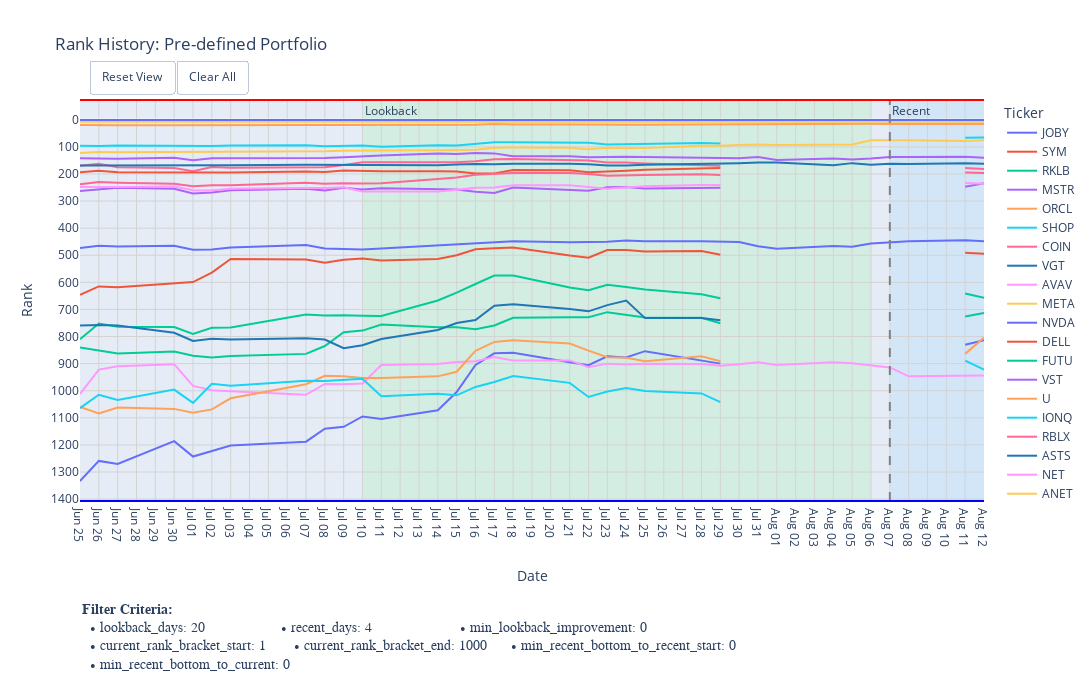

Notebook code cell kept with this figure:
### Markdown cell above
### Step 8: Visualize Portfolio

Plot the rank history for the tickers in the pre-defined portfolio to compare their recent performance.

### Code cell
print("--- Step 8: Plotting rank history for the portfolio ---")

if PORTFOLIO_TICKERS:
    plot_days = PERIOD_PARAMS['lookback_days'] + PERIOD_PARAMS['recent_days'] + 10
    # Combine both dictionaries for complete context in the plot's annotation
    full_criteria_for_plot = {**PERIOD_PARAMS, **METRIC_FILTERS}
    
    plotting_utils.plot_rank_with_criteria(
        df_rank_history=df_rank_history.iloc[:, -plot_days:],
        ticker_list=PORTFOLIO_TICKERS,
        title_suffix="Pre-defined Portfolio",
        filter_criteria=full_criteria_for_plot, # Pass the combined dict
        width=1150,
        height=700,
    )
else:
    print("Portfolio ticker list is empty. Nothing to plot.")

### Figure 1 — Plotly figure (JSON) as saved in the notebook; plotly's stock layout.template omitted (floating-point values rounded to 4 significant figures)
{"data": [{"hovertemplate": "Ticker=JOBY<br>index=%{x}<br>Rank=%{y}<extra></extra>", "legendgroup": "JOBY", "line": {"color": "#636EFA", "dash": "solid"}, "marker": {"symbol": "circle"}, "mode": "lines", "name": "JOBY", "orientation": "v", "showlegend": true, "type": "scatter", "x": ["2025-06-25T00:00:00", "2025-06-26T00:00:00", "2025-06-27T00:00:00", "2025-06-30T00:00:00", "2025-07-01T00:00:00", "2025-07-02T00:00:00", "2025-07-03T00:00:00", "2025-07-07T00:00:00", "2025-07-08T00:00:00", "2025-07-09T00:00:00", "2025-07-10T00:00:00", "2025-07-11T00:00:00", "2025-07-14T00:00:00", "2025-07-15T00:00:00", "2025-07-16T00:00:00", "2025-07-17T00:00:00", "2025-07-18T00:00:00", "2025-07-21T00:00:00", "2025-07-22T00:00:00", "2025-07-23T00:00:00", "2025-07-24T00:00:00", "2025-07-25T00:00:00", "2025-07-28T00:00:00", "2025-07-29T00:00:00", "2025-07-30T00:00:00", "2025-07-31T00:00:00", "2025-08-01T00:00:00", "2025-08-04T00:00:00", "2025-08-05T00:00:00", "2025-08-06T00:00:00", "2025-08-07T00:00:00", "2025-08-08T00:00:00", "2025-08-11T00:00:00", "2025-08-12T00:00:00"], "xaxis": "x", "y": [1333, 1259, 1270, 1186, 1243, 1223, 1202, 1188, 1140, 1133, 1095, 1104, 1072, 1005, 905, 862, 860, 895, 906, 873, 877, 854, 889, 900, null, null, null, null, null, null, null, null, 830, 814], "yaxis": "y"}, {"hovertemplate": "Ticker=SYM<br>index=%{x}<br>Rank=%{y}<extra></extra>", "legendgroup": "SYM", "line": {"color": "#EF553B", "dash": "solid"}, "marker": {"symbol": "circle"}, "mode": "lines", "name": "SYM", "orientation": "v", "showlegend": true, "type": "scatter", "x": ["2025-06-25T00:00:00", "2025-06-26T00:00:00", "2025-06-27T00:00:00", "2025-06-30T00:00:00", "2025-07-01T00:00:00", "2025-07-02T00:00:00", "2025-07-03T00:00:00", "2025-07-07T00:00:00", "2025-07-08T00:00:00", "2025-07-09T00:00:00", "2025-07-10T00:00:00", "2025-07-11T00:00:00", "2025-07-14T00:00:00", "2025-07-15T00:00:00", "2025-07-16T00:00:00", "2025-07-17T00:00:00", "2025-07-18T00:00:00", "2025-07-21T00:00:00", "2025-07-22T00:00:00", "2025-07-23T00:00:00", "2025-07-24T00:00:00", "2025-07-25T00:00:00", "2025-07-28T00:00:00", "2025-07-29T00:00:00", "2025-07-30T00:00:00", "2025-07-31T00:00:00", "2025-08-01T00:00:00", "2025-08-04T00:00:00", "2025-08-05T00:00:00", "2025-08-06T00:00:00", "2025-08-07T00:00:00", "2025-08-08T00:00:00", "2025-08-11T00:00:00", "2025-08-12T00:00:00"], "xaxis": "x", "y": [646, 615, 618, 604, 599, 564, 514, 516, 528, 517, 512, 519, 514, 500, 478, 474, 471, 501, 509, 481, 481, 486, 484, 498, null, null, null, null, null, null, null, null, 491, 494], "yaxis": "y"}, {"hovertemplate": "Ticker=RKLB<br>index=%{x}<br>Rank=%{y}<extra></extra>", "legendgroup": "RKLB", "line": {"color": "#00CC96", "dash": "solid"}, "marker": {"symbol": "circle"}, "mode": "lines", "name": "RKLB", "orientation": "v", "showlegend": true, "type": "scatter", "x": ["2025-06-25T00:00:00", "2025-06-26T00:00:00", "2025-06-27T00:00:00", "2025-06-30T00:00:00", "2025-07-01T00:00:00", "2025-07-02T00:00:00", "2025-07-03T00:00:00", "2025-07-07T00:00:00", "2025-07-08T00:00:00", "2025-07-09T00:00:00", "2025-07-10T00:00:00", "2025-07-11T00:00:00", "2025-07-14T00:00:00", "2025-07-15T00:00:00", "2025-07-16T00:00:00", "2025-07-17T00:00:00", "2025-07-18T00:00:00", "2025-07-21T00:00:00", "2025-07-22T00:00:00", "2025-07-23T00:00:00", "2025-07-24T00:00:00", "2025-07-25T00:00:00", "2025-07-28T00:00:00", "2025-07-29T00:00:00", "2025-07-30T00:00:00", "2025-07-31T00:00:00", "2025-08-01T00:00:00", "2025-08-04T00:00:00", "2025-08-05T00:00:00", "2025-08-06T00:00:00", "2025-08-07T00:00:00", "2025-08-08T00:00:00", "2025-08-11T00:00:00", "2025-08-12T00:00:00"], "xaxis": "x", "y": [810, 752, 764, 765, 790, 768, 767, 719, 722, 721, 723, 724, 667, 638, 606, 575, 575, 619, 629, 609, 617, 626, 644, 659, null, null, null, null, null, null, null, null, 641, 657], "yaxis": "y"}, {"hovertemplate": "Ticker=MSTR<br>index=%{x}<br>Rank=%{y}<extra></extra>", "legendgroup": "MSTR", "line": {"color": "#AB63FA", "dash": "solid"}, "marker": {"symbol": "circle"}, "mode": "lines", "name": "MSTR", "orientation": "v", "showlegend": true, "type": "scatter", "x": ["2025-06-25T00:00:00", "2025-06-26T00:00:00", "2025-06-27T00:00:00", "2025-06-30T00:00:00", "2025-07-01T00:00:00", "2025-07-02T00:00:00", "2025-07-03T00:00:00", "2025-07-07T00:00:00", "2025-07-08T00:00:00", "2025-07-09T00:00:00", "2025-07-10T00:00:00", "2025-07-11T00:00:00", "2025-07-14T00:00:00", "2025-07-15T00:00:00", "2025-07-16T00:00:00", "2025-07-17T00:00:00", "2025-07-18T00:00:00", "2025-07-21T00:00:00", "2025-07-22T00:00:00", "2025-07-23T00:00:00", "2025-07-24T00:00:00", "2025-07-25T00:00:00", "2025-07-28T00:00:00", "2025-07-29T00:00:00", "2025-07-30T00:00:00", "2025-07-31T00:00:00", "2025-08-01T00:00:00", "2025-08-04T00:00:00", "2025-08-05T00:00:00", "2025-08-06T00:00:00", "2025-08-07T00:00:00", "2025-08-08T00:00:00", "2025-08-11T00:00:00", "2025-08-12T00:00:00"], "xaxis": "x", "y": [142, 142, 144, 140, 149, 142, 142, 142, 141, 138, 136, 132, 124, 126, 123, 124, 135, 135, 138, 136, 136, 137, 140, 142, 142, 137, 148, 143, 147, 143, 137, 137, 136, 140], "yaxis": "y"}, {"hovertemplate": "Ticker=ORCL<br>index=%{x}<br>Rank=%{y}<extra></extra>", "legendgroup": "ORCL", "line": {"color": "#FFA15A", "dash": "solid"}, "marker": {"symbol": "circle"}, "mode": "lines", "name": "ORCL", "orientation": "v", "showlegend": true, "type": "scatter", "x": ["2025-06-25T00:00:00", "2025-06-26T00:00:00", "2025-06-27T00:00:00", "2025-06-30T00:00:00", "2025-07-01T00:00:00", "2025-07-02T00:00:00", "2025-07-03T00:00:00", "2025-07-07T00:00:00", "2025-07-08T00:00:00", "2025-07-09T00:00:00", "2025-07-10T00:00:00", "2025-07-11T00:00:00", "2025-07-14T00:00:00", "2025-07-15T00:00:00", "2025-07-16T00:00:00", "2025-07-17T00:00:00", "2025-07-18T00:00:00", "2025-07-21T00:00:00", "2025-07-22T00:00:00", "2025-07-23T00:00:00", "2025-07-24T00:00:00", "2025-07-25T00:00:00", "2025-07-28T00:00:00", "2025-07-29T00:00:00", "2025-07-30T00:00:00", "2025-07-31T00:00:00", "2025-08-01T00:00:00", "2025-08-04T00:00:00", "2025-08-05T00:00:00", "2025-08-06T00:00:00", "2025-08-07T00:00:00", "2025-08-08T00:00:00", "2025-08-11T00:00:00", "2025-08-12T00:00:00"], "xaxis": "x", "y": [19, 20, 20, 20, 20, 18, 18, 18, 18, 18, 18, 18, 18, 18, 18, 16, 17, 17, 18, 18, 18, 18, 17, 17, 17, 15, 17, 16, 16, 15, 16, 16, 16, 16], "yaxis": "y"}, {"hovertemplate": "Ticker=SHOP<br>index=%{x}<br>Rank=%{y}<extra></extra>", "legendgroup": "SHOP", "line": {"color": "#19D3F3", "dash": "solid"}, "marker": {"symbol": "circle"}, "mode": "lines", "name": "SHOP", "orientation": "v", "showlegend": true, "type": "scatter", "x": ["2025-06-25T00:00:00", "2025-06-26T00:00:00", "2025-06-27T00:00:00", "2025-06-30T00:00:00", "2025-07-01T00:00:00", "2025-07-02T00:00:00", "2025-07-03T00:00:00", "2025-07-07T00:00:00", "2025-07-08T00:00:00", "2025-07-09T00:00:00", "2025-07-10T00:00:00", "2025-07-11T00:00:00", "2025-07-14T00:00:00", "2025-07-15T00:00:00", "2025-07-16T00:00:00", "2025-07-17T00:00:00", "2025-07-18T00:00:00", "2025-07-21T00:00:00", "2025-07-22T00:00:00", "2025-07-23T00:00:00", "2025-07-24T00:00:00", "2025-07-25T00:00:00", "2025-07-28T00:00:00", "2025-07-29T00:00:00", "2025-07-30T00:00:00", "2025-07-31T00:00:00", "2025-08-01T00:00:00", "2025-08-04T00:00:00", "2025-08-05T00:00:00", "2025-08-06T00:00:00", "2025-08-07T00:00:00", "2025-08-08T00:00:00", "2025-08-11T00:00:00", "2025-08-12T00:00:00"], "xaxis": "x", "y": [96, 97, 95, 96, 98, 97, 95, 94, 98, 96, 95, 100, 94, 95, 88, 83, 83, 83, 85, 91, 90, 90, 86, 88, null, null, null, null, null, null, null, null, 66, 65], "yaxis": "y"}, {"hovertemplate": "Ticker=COIN<br>index=%{x}<br>Rank=%{y}<extra></extra>", "legendgroup": "COIN", "line": {"color": "#FF6692", "dash": "solid"}, "marker": {"symbol": "circle"}, "mode": "lines", "name": "COIN", "orientation": "v", "showlegend": true, "type": "scatter", "x": ["2025-06-25T00:00:00", "2025-06-26T00:00:00", "2025-06-27T00:00:00", "2025-06-30T00:00:00", "2025-07-01T00:00:00", "2025-07-02T00:00:00", "2025-07-03T00:00:00", "2025-07-07T00:00:00", "2025-07-08T00:00:00", "2025-07-09T00:00:00", "2025-07-10T00:00:00", "2025-07-11T00:00:00", "2025-07-14T00:00:00", "2025-07-15T00:00:00", "2025-07-16T00:00:00", "2025-07-17T00:00:00", "2025-07-18T00:00:00", "2025-07-21T00:00:00", "2025-07-22T00:00:00", "2025-07-23T00:00:00", "2025-07-24T00:00:00", "2025-07-25T00:00:00", "2025-07-28T00:00:00", "2025-07-29T00:00:00", "2025-07-30T00:00:00", "2025-07-31T00:00:00", "2025-08-01T00:00:00", "2025-08-04T00:00:00", "2025-08-05T00:00:00", "2025-08-06T00:00:00", "2025-08-07T00:00:00", "2025-08-08T00:00:00", "2025-08-11T00:00:00", "2025-08-12T00:00:00"], "xaxis": "x", "y": [170, 162, 175, 178, 190, 174, 177, 174, 175, 167, 157, 157, 156, 157, 153, 146, 145, 147, 150, 158, 158, 161, 167, 170, null, null, null, null, null, null, null, null, 195, 196], "yaxis": "y"}, {"hovertemplate": "Ticker=VGT<br>index=%{x}<br>Rank=%{y}<extra></extra>", "legendgroup": "VGT", "line": {"color": "#1F77B4", "dash": "solid"}, "marker": {"symbol": "circle"}, "mode": "lines", "name": "VGT", "orientation": "v", "showlegend": true, "type": "scatter", "x": ["2025-06-25T00:00:00", "2025-06-26T00:00:00", "2025-06-27T00:00:00", "2025-06-30T00:00:00", "2025-07-01T00:00:00", "2025-07-02T00:00:00", "2025-07-03T00:00:00", "2025-07-07T00:00:00", "2025-07-08T00:00:00", "2025-07-09T00:00:00", "2025-07-10T00:00:00", "2025-07-11T00:00:00", "2025-07-14T00:00:00", "2025-07-15T00:00:00", "2025-07-16T00:00:00", "2025-07-17T00:00:00", "2025-07-18T00:00:00", "2025-07-21T00:00:00", "2025-07-22T00:00:00", "2025-07-23T00:00:00", "2025-07-24T00:00:00", "2025-07-25T00:00:00", "2025-07-28T00:00:00", "2025-07-29T00:00:00", "2025-07-30T00:00:00", "2025-07-31T00:00:00", "2025-08-01T00:00:00", "2025-08-04T00:00:00", "2025-08-05T00:00:00", "2025-08-06T00:00:00", "2025-08-07T00:00:00", "2025-08-08T00:00:00", "2025-08-11T00:00:00", "2025-08-12T00:00:00"], "xaxis": "x", "y": [169, 169, 168, 168, 168, 168, 168, 166, 166, 166, 166, 166, 168, 165, 163, 164, 162, 162, 164, 169, 169, 166, 164, 161, 160, 158, 158, 168, 160, 166, 162, 163, 160, 162], "yaxis": "y"}, {"hovertemplate": "Ticker=AVAV<br>index=%{x}<br>Rank=%{y}<extra></extra>", "legendgroup": "AVAV", "line": {"color": "#FF97FF", "dash": "solid"}, "marker": {"symbol": "circle"}, "mode": "lines", "name": "AVAV", "orientation": "v", "showlegend": true, "type": "scatter", "x": ["2025-06-25T00:00:00", "2025-06-26T00:00:00", "2025-06-27T00:00:00", "2025-06-30T00:00:00", "2025-07-01T00:00:00", "2025-07-02T00:00:00", "2025-07-03T00:00:00", "2025-07-07T00:00:00", "2025-07-08T00:00:00", "2025-07-09T00:00:00", "2025-07-10T00:00:00", "2025-07-11T00:00:00", "2025-07-14T00:00:00", "2025-07-15T00:00:00", "2025-07-16T00:00:00", "2025-07-17T00:00:00", "2025-07-18T00:00:00", "2025-07-21T00:00:00", "2025-07-22T00:00:00", "2025-07-23T00:00:00", "2025-07-24T00:00:00", "2025-07-25T00:00:00", "2025-07-28T00:00:00", "2025-07-29T00:00:00", "2025-07-30T00:00:00", "2025-07-31T00:00:00", "2025-08-01T00:00:00", "2025-08-04T00:00:00", "2025-08-05T00:00:00", "2025-08-06T00:00:00", "2025-08-07T00:00:00", "2025-08-08T00:00:00", "2025-08-11T00:00:00", "2025-08-12T00:00:00"], "xaxis": "x", "y": [1013, 922, 910, 902, 982, 998, 1002, 1015, 975, 976, 973, 905, 901, 894, 891, 876, 888, 888, 913, 900, 903, 900, 901, 908, 902, 895, 905, 895, 899, 907, 914, 947, 946, 944], "yaxis": "y"}, {"hovertemplate": "Ticker=META<br>index=%{x}<br>Rank=%{y}<extra></extra>", "legendgroup": "META", "line": {"color": "#FECB52", "dash": "solid"}, "marker": {"symbol": "circle"}, "mode": "lines", "name": "META", "orientation": "v", "showlegend": true, "type": "scatter", "x": ["2025-06-25T00:00:00", "2025-06-26T00:00:00", "2025-06-27T00:00:00", "2025-06-30T00:00:00", "2025-07-01T00:00:00", "2025-07-02T00:00:00", "2025-07-03T00:00:00", "2025-07-07T00:00:00", "2025-07-08T00:00:00", "2025-07-09T00:00:00", "2025-07-10T00:00:00", "2025-07-11T00:00:00", "2025-07-14T00:00:00", "2025-07-15T00:00:00", "2025-07-16T00:00:00", "2025-07-17T00:00:00", "2025-07-18T00:00:00", "2025-07-21T00:00:00", "2025-07-22T00:00:00", "2025-07-23T00:00:00", "2025-07-24T00:00:00", "2025-07-25T00:00:00", "2025-07-28T00:00:00", "2025-07-29T00:00:00", "2025-07-30T00:00:00", "2025-07-31T00:00:00", "2025-08-01T00:00:00", "2025-08-04T00:00:00", "2025-08-05T00:00:00", "2025-08-06T00:00:00", "2025-08-07T00:00:00", "2025-08-08T00:00:00", "2025-08-11T00:00:00", "2025-08-12T00:00:00"], "xaxis": "x", "y": [7, 7, 7, 7, 7, 7, 7, 7, 7, 7, 7, 7, 7, 7, 7, 7, 7, 7, 7, 7, 7, 7, 7, 7, 7, 7, 7, 7, 7, 7, 7, 7, 7, 7], "yaxis": "y"}, {"hovertemplate": "Ticker=NVDA<br>index=%{x}<br>Rank=%{y}<extra></extra>", "legendgroup": "NVDA", "line": {"color": "#636EFA", "dash": "solid"}, "marker": {"symbol": "circle"}, "mode": "lines", "name": "NVDA", "orientation": "v", "showlegend": true, "type": "scatter", "x": ["2025-06-25T00:00:00", "2025-06-26T00:00:00", "2025-06-27T00:00:00", "2025-06-30T00:00:00", "2025-07-01T00:00:00", "2025-07-02T00:00:00", "2025-07-03T00:00:00", "2025-07-07T00:00:00", "2025-07-08T00:00:00", "2025-07-09T00:00:00", "2025-07-10T00:00:00", "2025-07-11T00:00:00", "2025-07-14T00:00:00", "2025-07-15T00:00:00", "2025-07-16T00:00:00", "2025-07-17T00:00:00", "2025-07-18T00:00:00", "2025-07-21T00:00:00", "2025-07-22T00:00:00", "2025-07-23T00:00:00", "2025-07-24T00:00:00", "2025-07-25T00:00:00", "2025-07-28T00:00:00", "2025-07-29T00:00:00", "2025-07-30T00:00:00", "2025-07-31T00:00:00", "2025-08-01T00:00:00", "2025-08-04T00:00:00", "2025-08-05T00:00:00", "2025-08-06T00:00:00", "2025-08-07T00:00:00", "2025-08-08T00:00:00", "2025-08-11T00:00:00", "2025-08-12T00:00:00"], "xaxis": "x", "y": [1, 1, 1, 1, 1, 1, 1, 1, 1, 1, 1, 1, 1, 1, 1, 1, 1, 1, 1, 1, 1, 1, 1, 1, 1, 1, 1, 1, 1, 1, 1, 1, 1, 1], "yaxis": "y"}, {"hovertemplate": "Ticker=DELL<br>index=%{x}<br>Rank=%{y}<extra></extra>", "legendgroup": "DELL", "line": {"color": "#EF553B", "dash": "solid"}, "marker": {"symbol": "circle"}, "mode": "lines", "name": "DELL", "orientation": "v", "showlegend": true, "type": "scatter", "x": ["2025-06-25T00:00:00", "2025-06-26T00:00:00", "2025-06-27T00:00:00", "2025-06-30T00:00:00", "2025-07-01T00:00:00", "2025-07-02T00:00:00", "2025-07-03T00:00:00", "2025-07-07T00:00:00", "2025-07-08T00:00:00", "2025-07-09T00:00:00", "2025-07-10T00:00:00", "2025-07-11T00:00:00", "2025-07-14T00:00:00", "2025-07-15T00:00:00", "2025-07-16T00:00:00", "2025-07-17T00:00:00", "2025-07-18T00:00:00", "2025-07-21T00:00:00", "2025-07-22T00:00:00", "2025-07-23T00:00:00", "2025-07-24T00:00:00", "2025-07-25T00:00:00", "2025-07-28T00:00:00", "2025-07-29T00:00:00", "2025-07-30T00:00:00", "2025-07-31T00:00:00", "2025-08-01T00:00:00", "2025-08-04T00:00:00", "2025-08-05T00:00:00", "2025-08-06T00:00:00", "2025-08-07T00:00:00", "2025-08-08T00:00:00", "2025-08-11T00:00:00", "2025-08-12T00:00:00"], "xaxis": "x", "y": [194, 188, 194, 195, 197, 197, 195, 191, 193, 187, 189, 190, 190, 191, 198, 198, 185, 186, 194, 192, 188, 184, 178, 178, null, null, null, null, null, null, null, null, 173, null], "yaxis": "y"}, {"hovertemplate": "Ticker=FUTU<br>index=%{x}<br>Rank=%{y}<extra></extra>", "legendgroup": "FUTU", "line": {"color": "#00CC96", "dash": "solid"}, "marker": {"symbol": "circle"}, "mode": "lines", "name": "FUTU", "orientation": "v", "showlegend": true, "type": "scatter", "x": ["2025-06-25T00:00:00", "2025-06-26T00:00:00", "2025-06-27T00:00:00", "2025-06-30T00:00:00", "2025-07-01T00:00:00", "2025-07-02T00:00:00", "2025-07-03T00:00:00", "2025-07-07T00:00:00", "2025-07-08T00:00:00", "2025-07-09T00:00:00", "2025-07-10T00:00:00", "2025-07-11T00:00:00", "2025-07-14T00:00:00", "2025-07-15T00:00:00", "2025-07-16T00:00:00", "2025-07-17T00:00:00", "2025-07-18T00:00:00", "2025-07-21T00:00:00", "2025-07-22T00:00:00", "2025-07-23T00:00:00", "2025-07-24T00:00:00", "2025-07-25T00:00:00", "2025-07-28T00:00:00", "2025-07-29T00:00:00", "2025-07-30T00:00:00", "2025-07-31T00:00:00", "2025-08-01T00:00:00", "2025-08-04T00:00:00", "2025-08-05T00:00:00", "2025-08-06T00:00:00", "2025-08-07T00:00:00", "2025-08-08T00:00:00", "2025-08-11T00:00:00", "2025-08-12T00:00:00"], "xaxis": "x", "y": [840, 851, 863, 855, 871, 877, 872, 864, 835, 784, 778, 756, 766, 766, 773, 759, 731, 729, 729, 710, 721, 730, 731, 751, null, null, null, null, null, null, null, null, 726, 713], "yaxis": "y"}, {"hovertemplate": "Ticker=VST<br>index=%{x}<br>Rank=%{y}<extra></extra>", "legendgroup": "VST", "line": {"color": "#AB63FA", "dash": "solid"}, "marker": {"symbol": "circle"}, "mode": "lines", "name": "VST", "orientation": "v", "showlegend": true, "type": "scatter", "x": ["2025-06-25T00:00:00", "2025-06-26T00:00:00", "2025-06-27T00:00:00", "2025-06-30T00:00:00", "2025-07-01T00:00:00", "2025-07-02T00:00:00", "2025-07-03T00:00:00", "2025-07-07T00:00:00", "2025-07-08T00:00:00", "2025-07-09T00:00:00", "2025-07-10T00:00:00", "2025-07-11T00:00:00", "2025-07-14T00:00:00", "2025-07-15T00:00:00", "2025-07-16T00:00:00", "2025-07-17T00:00:00", "2025-07-18T00:00:00", "2025-07-21T00:00:00", "2025-07-22T00:00:00", "2025-07-23T00:00:00", "2025-07-24T00:00:00", "2025-07-25T00:00:00", "2025-07-28T00:00:00", "2025-07-29T00:00:00", "2025-07-30T00:00:00", "2025-07-31T00:00:00", "2025-08-01T00:00:00", "2025-08-04T00:00:00", "2025-08-05T00:00:00", "2025-08-06T00:00:00", "2025-08-07T00:00:00", "2025-08-08T00:00:00", "2025-08-11T00:00:00", "2025-08-12T00:00:00"], "xaxis": "x", "y": [263, 258, 251, 255, 272, 268, 260, 255, 261, 251, 257, 253, 254, 257, 266, 270, 250, 258, 262, 249, 248, 254, 252, 251, null, null, null, null, null, null, null, null, 247, 234], "yaxis": "y"}, {"hovertemplate": "Ticker=U<br>index=%{x}<br>Rank=%{y}<extra></extra>", "legendgroup": "U", "line": {"color": "#FFA15A", "dash": "solid"}, "marker": {"symbol": "circle"}, "mode": "lines", "name": "U", "orientation": "v", "showlegend": true, "type": "scatter", "x": ["2025-06-25T00:00:00", "2025-06-26T00:00:00", "2025-06-27T00:00:00", "2025-06-30T00:00:00", "2025-07-01T00:00:00", "2025-07-02T00:00:00", "2025-07-03T00:00:00", "2025-07-07T00:00:00", "2025-07-08T00:00:00", "2025-07-09T00:00:00", "2025-07-10T00:00:00", "2025-07-11T00:00:00", "2025-07-14T00:00:00", "2025-07-15T00:00:00", "2025-07-16T00:00:00", "2025-07-17T00:00:00", "2025-07-18T00:00:00", "2025-07-21T00:00:00", "2025-07-22T00:00:00", "2025-07-23T00:00:00", "2025-07-24T00:00:00", "2025-07-25T00:00:00", "2025-07-28T00:00:00", "2025-07-29T00:00:00", "2025-07-30T00:00:00", "2025-07-31T00:00:00", "2025-08-01T00:00:00", "2025-08-04T00:00:00", "2025-08-05T00:00:00", "2025-08-06T00:00:00", "2025-08-07T00:00:00", "2025-08-08T00:00:00", "2025-08-11T00:00:00", "2025-08-12T00:00:00"], "xaxis": "x", "y": [1060, 1084, 1062, 1067, 1081, 1069, 1028, 976, 945, 947, 953, 953, 947, 930, 853, 820, 814, 826, 852, 876, 878, 891, 873, 891, null, null, null, null, null, null, null, null, 864, 804], "yaxis": "y"}, {"hovertemplate": "Ticker=IONQ<br>index=%{x}<br>Rank=%{y}<extra></extra>", "legendgroup": "IONQ", "line": {"color": "#19D3F3", "dash": "solid"}, "marker": {"symbol": "circle"}, "mode": "lines", "name": "IONQ", "orientation": "v", "showlegend": true, "type": "scatter", "x": ["2025-06-25T00:00:00", "2025-06-26T00:00:00", "2025-06-27T00:00:00", "2025-06-30T00:00:00", "2025-07-01T00:00:00", "2025-07-02T00:00:00", "2025-07-03T00:00:00", "2025-07-07T00:00:00", "2025-07-08T00:00:00", "2025-07-09T00:00:00", "2025-07-10T00:00:00", "2025-07-11T00:00:00", "2025-07-14T00:00:00", "2025-07-15T00:00:00", "2025-07-16T00:00:00", "2025-07-17T00:00:00", "2025-07-18T00:00:00", "2025-07-21T00:00:00", "2025-07-22T00:00:00", "2025-07-23T00:00:00", "2025-07-24T00:00:00", "2025-07-25T00:00:00", "2025-07-28T00:00:00", "2025-07-29T00:00:00", "2025-07-30T00:00:00", "2025-07-31T00:00:00", "2025-08-01T00:00:00", "2025-08-04T00:00:00", "2025-08-05T00:00:00", "2025-08-06T00:00:00", "2025-08-07T00:00:00", "2025-08-08T00:00:00", "2025-08-11T00:00:00", "2025-08-12T00:00:00"], "xaxis": "x", "y": [1064, 1015, 1034, 996, 1045, 974, 982, 963, 964, 959, 956, 1020, 1011, 1017, 986, 968, 946, 971, 1023, 1003, 990, 1001, 1010, 1042, null, null, null, null, null, null, null, null, 889, 922], "yaxis": "y"}, {"hovertemplate": "Ticker=RBLX<br>index=%{x}<br>Rank=%{y}<extra></extra>", "legendgroup": "RBLX", "line": {"color": "#FF6692", "dash": "solid"}, "marker": {"symbol": "circle"}, "mode": "lines", "name": "RBLX", "orientation": "v", "showlegend": true, "type": "scatter", "x": ["2025-06-25T00:00:00", "2025-06-26T00:00:00", "2025-06-27T00:00:00", "2025-06-30T00:00:00", "2025-07-01T00:00:00", "2025-07-02T00:00:00", "2025-07-03T00:00:00", "2025-07-07T00:00:00", "2025-07-08T00:00:00", "2025-07-09T00:00:00", "2025-07-10T00:00:00", "2025-07-11T00:00:00", "2025-07-14T00:00:00", "2025-07-15T00:00:00", "2025-07-16T00:00:00", "2025-07-17T00:00:00", "2025-07-18T00:00:00", "2025-07-21T00:00:00", "2025-07-22T00:00:00", "2025-07-23T00:00:00", "2025-07-24T00:00:00", "2025-07-25T00:00:00", "2025-07-28T00:00:00", "2025-07-29T00:00:00", "2025-07-30T00:00:00", "2025-07-31T00:00:00", "2025-08-01T00:00:00", "2025-08-04T00:00:00", "2025-08-05T00:00:00", "2025-08-06T00:00:00", "2025-08-07T00:00:00", "2025-08-08T00:00:00", "2025-08-11T00:00:00", "2025-08-12T00:00:00"], "xaxis": "x", "y": [238, 230, 232, 236, 245, 242, 242, 232, 236, 234, 235, 234, 219, 213, 203, 200, 196, 196, 200, 207, 205, 204, 201, 204, null, null, null, null, null, null, null, null, 178, 182], "yaxis": "y"}, {"hovertemplate": "Ticker=ASTS<br>index=%{x}<br>Rank=%{y}<extra></extra>", "legendgroup": "ASTS", "line": {"color": "#1F77B4", "dash": "solid"}, "marker": {"symbol": "circle"}, "mode": "lines", "name": "ASTS", "orientation": "v", "showlegend": true, "type": "scatter", "x": ["2025-06-25T00:00:00", "2025-06-26T00:00:00", "2025-06-27T00:00:00", "2025-06-30T00:00:00", "2025-07-01T00:00:00", "2025-07-02T00:00:00", "2025-07-03T00:00:00", "2025-07-07T00:00:00", "2025-07-08T00:00:00", "2025-07-09T00:00:00", "2025-07-10T00:00:00", "2025-07-11T00:00:00", "2025-07-14T00:00:00", "2025-07-15T00:00:00", "2025-07-16T00:00:00", "2025-07-17T00:00:00", "2025-07-18T00:00:00", "2025-07-21T00:00:00", "2025-07-22T00:00:00", "2025-07-23T00:00:00", "2025-07-24T00:00:00", "2025-07-25T00:00:00", "2025-07-28T00:00:00", "2025-07-29T00:00:00", "2025-07-30T00:00:00", "2025-07-31T00:00:00", "2025-08-01T00:00:00", "2025-08-04T00:00:00", "2025-08-05T00:00:00", "2025-08-06T00:00:00", "2025-08-07T00:00:00", "2025-08-08T00:00:00", "2025-08-11T00:00:00", "2025-08-12T00:00:00"], "xaxis": "x", "y": [759, 757, 759, 786, 816, 808, 811, 806, 811, 843, 832, 809, 776, 750, 739, 686, 681, 698, 707, 684, 667, 732, 732, 740, null, null, null, null, null, null, null, null, null, null], "yaxis": "y"}, {"hovertemplate": "Ticker=NET<br>index=%{x}<br>Rank=%{y}<extra></extra>", "legendgroup": "NET", "line": {"color": "#FF97FF", "dash": "solid"}, "marker": {"symbol": "circle"}, "mode": "lines", "name": "NET", "orientation": "v", "showlegend": true, "type": "scatter", "x": ["2025-06-25T00:00:00", "2025-06-26T00:00:00", "2025-06-27T00:00:00", "2025-06-30T00:00:00", "2025-07-01T00:00:00", "2025-07-02T00:00:00", "2025-07-03T00:00:00", "2025-07-07T00:00:00", "2025-07-08T00:00:00", "2025-07-09T00:00:00", "2025-07-10T00:00:00", "2025-07-11T00:00:00", "2025-07-14T00:00:00", "2025-07-15T00:00:00", "2025-07-16T00:00:00", "2025-07-17T00:00:00", "2025-07-18T00:00:00", "2025-07-21T00:00:00", "2025-07-22T00:00:00", "2025-07-23T00:00:00", "2025-07-24T00:00:00", "2025-07-25T00:00:00", "2025-07-28T00:00:00", "2025-07-29T00:00:00", "2025-07-30T00:00:00", "2025-07-31T00:00:00", "2025-08-01T00:00:00", "2025-08-04T00:00:00", "2025-08-05T00:00:00", "2025-08-06T00:00:00", "2025-08-07T00:00:00", "2025-08-08T00:00:00", "2025-08-11T00:00:00", "2025-08-12T00:00:00"], "xaxis": "x", "y": [248, 249, 248, 246, 260, 261, 255, 252, 252, 249, 265, 265, 265, 258, 251, 250, 242, 242, 248, 255, 249, 245, 241, 241, null, null, null, null, null, null, null, null, 233, 236], "yaxis": "y"}, {"hovertemplate": "Ticker=ANET<br>index=%{x}<br>Rank=%{y}<extra></extra>", "legendgroup": "ANET", "line": {"color": "#FECB52", "dash": "solid"}, "marker": {"symbol": "circle"}, "mode": "lines", "name": "ANET", "orientation": "v", "showlegend": true, "type": "scatter", "x": ["2025-06-25T00:00:00", "2025-06-26T00:00:00", "2025-06-27T00:00:00", "2025-06-30T00:00:00", "2025-07-01T00:00:00", "2025-07-02T00:00:00", "2025-07-03T00:00:00", "2025-07-07T00:00:00", "2025-07-08T00:00:00", "2025-07-09T00:00:00", "2025-07-10T00:00:00", "2025-07-11T00:00:00", "2025-07-14T00:00:00", "2025-07-15T00:00:00", "2025-07-16T00:00:00", "2025-07-17T00:00:00", "2025-07-18T00:00:00", "2025-07-21T00:00:00", "2025-07-22T00:00:00", "2025-07-23T00:00:00", "2025-07-24T00:00:00", "2025-07-25T00:00:00", "2025-07-28T00:00:00", "2025-07-29T00:00:00", "2025-07-30T00:00:00", "2025-07-31T00:00:00", "2025-08-01T00:00:00", "2025-08-04T00:00:00", "2025-08-05T00:00:00", "2025-08-06T00:00:00", "2025-08-07T00:00:00", "2025-08-08T00:00:00", "2025-08-11T00:00:00", "2025-08-12T00:00:00"], "xaxis": "x", "y": [123, 119, 120, 119, 121, 120, 118, 118, 116, 114, 113, 113, 112, 112, 111, 103, 102, 103, 109, 103, 104, 104, 96, 96, 93, 91, 93, 91, 91, 76, 75, 76, 78, 76], "yaxis": "y"}, {"hovertemplate": "Ticker=CCJ<br>index=%{x}<br>Rank=%{y}<extra></extra>", "legendgroup": "CCJ", "line": {"color": "#636EFA", "dash": "solid"}, "marker": {"symbol": "circle"}, "mode": "lines", "name": "CCJ", "orientation": "v", "showlegend": true, "type": "scatter", "x": ["2025-06-25T00:00:00", "2025-06-26T00:00:00", "2025-06-27T00:00:00", "2025-06-30T00:00:00", "2025-07-01T00:00:00", "2025-07-02T00:00:00", "2025-07-03T00:00:00", "2025-07-07T00:00:00", "2025-07-08T00:00:00", "2025-07-09T00:00:00", "2025-07-10T00:00:00", "2025-07-11T00:00:00", "2025-07-14T00:00:00", "2025-07-15T00:00:00", "2025-07-16T00:00:00", "2025-07-17T00:00:00", "2025-07-18T00:00:00", "2025-07-21T00:00:00", "2025-07-22T00:00:00", "2025-07-23T00:00:00", "2025-07-24T00:00:00", "2025-07-25T00:00:00", "2025-07-28T00:00:00", "2025-07-29T00:00:00", "2025-07-30T00:00:00", "2025-07-31T00:00:00", "2025-08-01T00:00:00", "2025-08-04T00:00:00", "2025-08-05T00:00:00", "2025-08-06T00:00:00", "2025-08-07T00:00:00", "2025-08-08T00:00:00", "2025-08-11T00:00:00", "2025-08-12T00:00:00"], "xaxis": "x", "y": [473, 465, 468, 465, 480, 479, 471, 462, 475, 478, 479, 475, 463, 460, 456, 453, 448, 452, 451, 450, 446, 448, 448, 450, 451, 467, 476, 466, 469, 457, 453, 448, 445, 448], "yaxis": "y"}], "layout": {"annotations": [{"showarrow": false, "text": "Recent", "x": "2025-08-07T00:00:00", "xanchor": "left", "xref": "x", "y": 1, "yanchor": "top", "yref": "y domain"}, {"showarrow": false, "text": "Lookback", "x": "2025-07-10T00:00:00", "xanchor": "left", "xref": "x", "y": 1, "yanchor": "top", "yref": "y domain"}, {"align": "left", "font": {"family": "Courier New, monospace", "size": 14}, "showarrow": false, "text": "<b>Filter Criteria:</b><br>  • lookback_days: 20                   • recent_days: 4                      • min_lookback_improvement: 0       <br>  • current_rank_bracket_start: 1       • current_rank_bracket_end: 1000      • min_recent_bottom_to_recent_start: 0<br>  • min_recent_bottom_to_current: 0   ", "x": 0, "xanchor": "left", "xref": "paper", "y": -0.25, "yanchor": "top", "yref": "paper"}], "height": 700, "legend": {"title": {"text": "Ticker"}, "tracegroupgap": 0}, "margin": {"b": 198.8}, "shapes": [{"fillcolor": "LightSkyBlue", "layer": "below", "line": {"width": 0}, "opacity": 0.2, "type": "rect", "x0": "2025-08-07T00:00:00", "x1": "2025-08-12T00:00:00", "xref": "x", "y0": 0, "y1": 1, "yref": "y domain"}, {"fillcolor": "LightGreen", "layer": "below", "line": {"width": 0}, "opacity": 0.2, "type": "rect", "x0": "2025-07-10T00:00:00", "x1": "2025-08-06T00:00:00", "xref": "x", "y0": 0, "y1": 1, "yref": "y domain"}, {"line": {"color": "grey", "dash": "dash", "width": 2}, "type": "line", "x0": "2025-08-07T00:00:00", "x1": "2025-08-07T00:00:00", "xref": "x", "y0": 0, "y1": 1, "yref": "y domain"}, {"line": {"color": "red", "width": 2}, "type": "line", "x0": 0, "x1": 1, "xref": "paper", "y0": 1, "y1": 1, "yref": "paper"}, {"line": {"color": "blue", "width": 2}, "type": "line", "x0": 0, "x1": 1, "xref": "paper", "y0": 0, "y1": 0, "yref": "paper"}], "title": {"text": "Rank History: Pre-defined Portfolio"}, "updatemenus": [{"buttons": [{"args": [{"visible": [true, true, true, true, true, true, true, true, true, true, true, true, true, true, true, true, true, true, true, true, true]}], "label": "Reset View", "method": "restyle"}, {"args": [{"visible": ["legendonly", "legendonly", "legendonly", "legendonly", "legendonly", "legendonly", "legendonly", "legendonly", "legendonly", "legendonly", "legendonly", "legendonly", "legendonly", "legendonly", "legendonly", "legendonly", "legendonly", "legendonly", "legendonly", "legendonly", "legendonly"]}], "label": "Clear All", "method": "restyle"}], "direction": "left", "showactive": false, "type": "buttons", "x": 0.01, "xanchor": "left", "y": 1.1, "yanchor": "top"}], "width": 1150, "xaxis": {"anchor": "y", "domain": [0, 1], "dtick": "D7", "gridcolor": "LightGrey", "minor": {"dtick": "D1", "gridcolor": "rgba(235, 235, 235, 0.5)", "showgrid": true}, "range": ["2025-06-25T00:00:00", "2025-08-12T00:00:00"], "showgrid": true, "tickformat": "%b %d", "title": {"standoff": 25, "text": "Date"}, "type": "date"}, "yaxis": {"anchor": "x", "autorange": "reversed", "domain": [0, 1], "dtick": 100, "gridcolor": "LightGrey", "showgrid": true, "title": {"text": "Rank"}}}}
